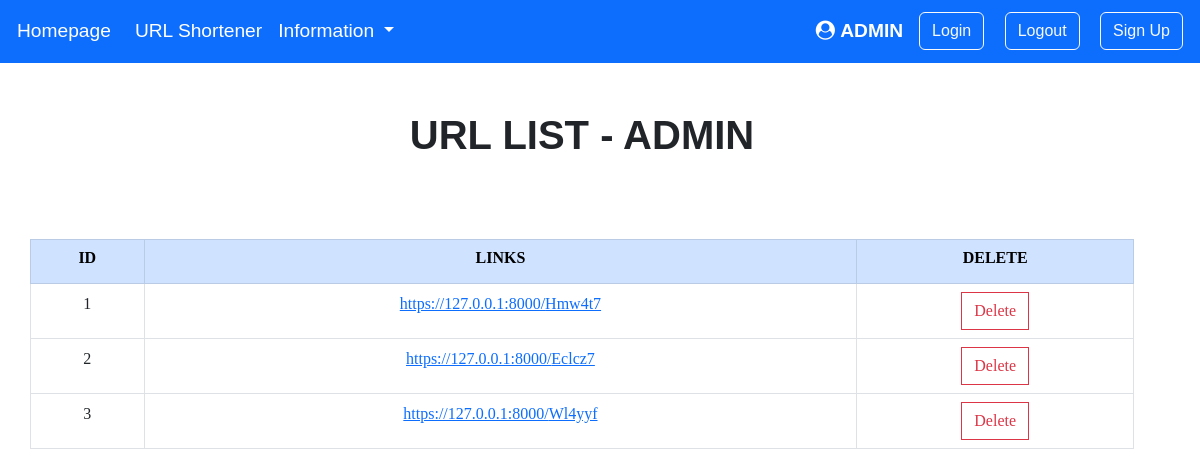
/shortened_link (signed in), run on the app's committed database.
### main/models.py (models this page shows, shortened)
class Shortened_URL(models.Model):
    URL_user = models.ForeignKey(User, on_delete=models.CASCADE, related_name="URL_user_main", null=True)
    original_url = models.URLField(max_length=700)
    short_url = models.CharField(max_length=100)

### main/views.py (the view)
# urls.py: path("shortened_link", views.shortened_link, name="shortened_link"),
def shortened_link(response):
    link = Shortened_URL.objects.all();
    context = {"link": link}
    return render(response, "main/shortened_link.html", context)

### main/templates/main/shortened_link.html (shortened to what this page needs)
{% extends "main/base.html" %}
{% block content %}
<div class="jumbotron">
    <div class="container-lg mt-5 pe-5">
        <div class="row align-items-center justify-content-center">
            <div class="col-lg-5 col-lg-offset-4">
                <div class="text-center">
                    <h1>
                        <div style="font-family: 'Proxima Nova', sans-serif;"><b>URL LIST - {{user | upper}}</b></div>
                    </h1>
                    <br>
                </div>
            </div>
        </div>
    </div>
    <div class="container-lg mt-5 pe-5">
        <div class="row align-items-center justify-content-center">
            <table style="font-family: 'Proxima Nova';"class="table table-bordered" style="width: 800px">
                <thead class="table-primary text-center">
                    <th scope="col">
                        <h6><b>ID</b></h6>
                    </th>
                    <th scope="col">
                        <h6><b>LINKS</b></h6>
                    </th>
                    <th scope="col">
                        <h6><b>DELETE</b></h6>
                    </th>
                </thead>
                {% for urls in user.URL_user_main.all %}
                <tr class="text-center">
                    <td scope="row">{{urls.id}}</td>
                    <td><a href="{{urls.short_url}}">https://127.0.0.1:8000/{{urls.short_url | title}}</a></td>
                    <td>
                        <form method="POST">
                            <a type="button" href="{{urls.id}}" class="btn btn-outline-danger rounded-0">Delete</a>
                        </form>
                    </td>
                </tr>
                {% endfor %}
            </table>
        </div>
    </div>
</div>
{% endblock %}

### main/templates/main/base.html (shortened to what this page needs)
<!DOCTYPE HTML>
<html>
   <head>
      <link href="https://cdn.jsdelivr.net/npm/bootstrap@5.2.2/dist/css/bootstrap.min.css" rel="stylesheet">
      <link href="https://fonts.cdnfonts.com/css/proxima-nova-2" rel="stylesheet">
      <link rel="stylesheet" href="https://cdnjs.cloudflare.com/ajax/libs/font-awesome/4.7.0/css/font-awesome.min.css">
      <link rel="stylesheet" href="https://cdnjs.cloudflare.com/ajax/libs/font-awesome/4.7.0/css/font-awesome.min.css">
   </head>
   <body>
      <nav class="navbar navbar-expand-lg navbar-dark bg-primary border border-primary">
         <div class="ms-3">
            <a class="navbar-brand" href="homepage" id="navbar_left" style="color: white">Homepage</a>
         </div>
         <div class="collapse navbar-collapse" id="navbarSupportedContent">
            <ul class="navbar-nav mr-auto">
               <li class="nav-item">
                  <a class="nav-link" href="url_shortener" style="color: white" id="navbar_left">URL Shortener</a>
               </li>
               <li class="nav-item dropdown">
                  <a style="color: white" id="navbar_left" class="nav-link dropdown-toggle" href="#" role="button" data-bs-toggle="dropdown" aria-expanded="false">
                  Information
                  </a>
               </li>
            </ul>
         </div>
         {% if user.is_authenticated %}
         <a style="color: white" class="nav-link me-3" href="shortened_link" id="navbar_left"><i class="fa fa-user-circle"></i><b>&nbsp;{{ user.username|upper }}</b></a>
         {% else %}
         <a style="color: white" class="nav-link me-3" id="navbar_left"><i class="fa fa-user-circle"></i><b>&nbsp;Anonymous</b></a>
         {% endif %}
         <div id ="navbar_right">
            <a class="btn btn-outline-light me-3" href="login_page">Login</a>
            {% if user.is_authenticated %}
            <a href="logout_page" class="btn btn-outline-light me-3">Logout</a>
            {% else %}
            <a href="" class="btn btn-outline-light me-3">Logout</a>
            {% endif %}
            <a class="btn btn-outline-light me-3" href="signup">Sign Up</a>
         </div>
      </nav>
      <div class="content", id="content", name="content">
      {% block content %}
      {% endblock %}
      </div>
   </body>
</html>

### main/templates/main/base.html (style rules this page uses)
#navbar_left { font-size: larger; font-family: 'Acre Medium', sans-serif; font-weight: 400; }
#navbar_right { font-size: medium; font-family: 'Acre Medium', sans-serif; font-weight: 400; }

### data on the page
Shortened_URL: id "1", short_url "Hmw4t7"
Shortened_URL: id "2", short_url "Eclcz7"
Shortened_URL: id "3", short_url "Wl4yyf"

### other printed values
{{ user.username|upper }} "ADMIN"
{{ user | upper }} "ADMIN"
